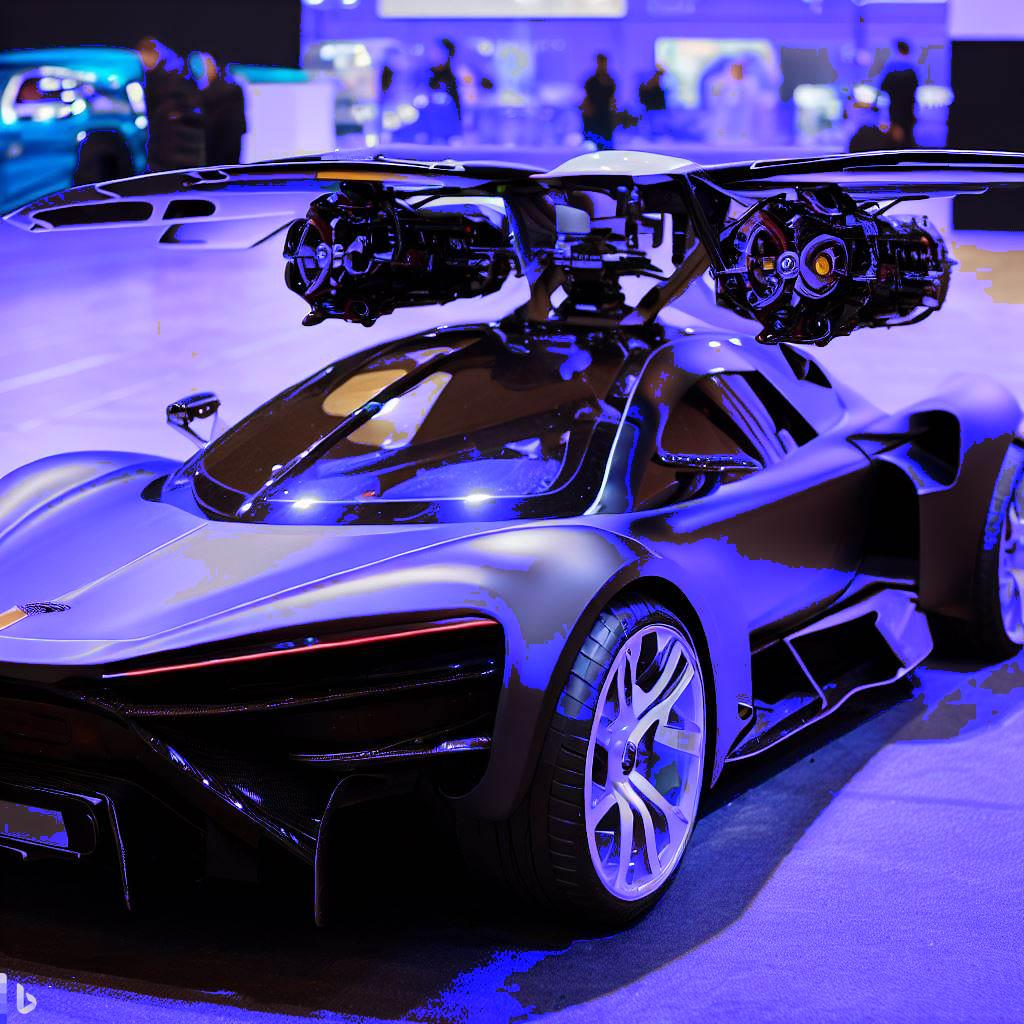

Write the Python code that produced this figure.
from PIL import Image
import os

# obtém o diretório atual
current_dir = os.getcwd()
print("O diretório atual é:", current_dir)
# carrega a imagem
image = Image.open(current_dir+"\image.jpg")

# obtém as dimensões da imagem
width, height = image.size

# percorre todos os pixels da imagem e muda a cor azul para vermelho
for x in range(width):
    for y in range(height):
        # obtém o valor RGB do pixel atual
        r, g, b = image.getpixel((x, y))
        rg=r-g
        rb=r-b
        gb=g-b
        if rb<0:
            rb=-rb

        if rg<0:
            rg=-rg

        if gb<0:
            gb=-gb
        
        
        if rb<50 and rg<50  and gb<50:
            image.putpixel((x, y), (r,g,255 ))

# salva a imagem modificada
image.save(current_dir+"\image13.jpg")
